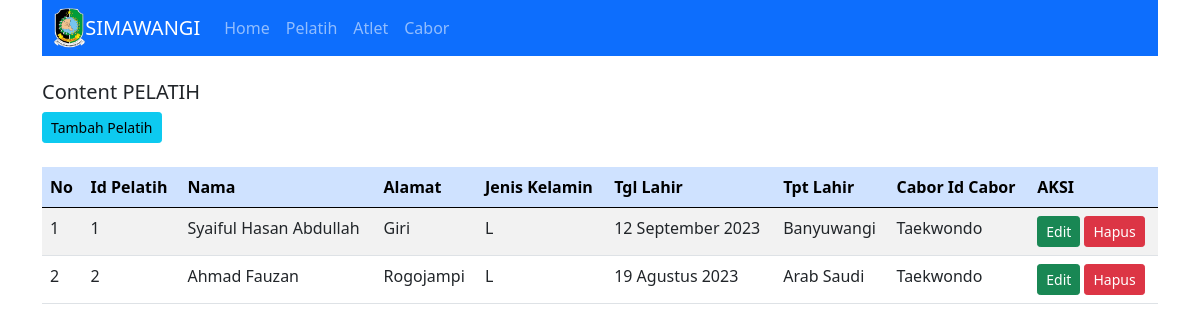
Screenshot of /index.php?target=pelatih with the database file from the repository.
### tables this page shows
CREATE TABLE `pelatih` (
  `id_pelatih` int(11) NOT NULL,
  `nama` varchar(45) NOT NULL,
  `alamat` varchar(100) NOT NULL,
  `jenis_kelamin` varchar(45) NOT NULL,
  `tgl_lahir` varchar(45) NOT NULL,
  `tpt_lahir` varchar(45) NOT NULL,
  `cabor_id_cabor` varchar(50) NOT NULL
);

### autoload.php (called while the page is built, shortened)
<?php
function autoload($class)
{
    $file = $class . ".php";
}
?>

### master/Menu.php (called while the page is built, shortened)
<?php
class Menu
{
    public function topMenu()
    {
        $base = "http://localhost/OOP_UTS/index.php?target=";
        $data = [
            ['Text' => 'Home', 'Link' => $base . 'home'],
            ['Text' => 'Pelatih', 'Link' => $base . 'pelatih'],
            ['Text' => 'Atlet', 'Link' => $base . 'tb_atlet'],
            ['Text' => 'Cabor', 'Link' => $base . 'cabor']
        ];
        return $data;
    }
}

### config/Database.php (called while the page is built)
<?php
$dataKoneksi = [
  'host' => 'localhost',
  'user' => 'root',
  'password' => '',
  'dbname' => 'ooputs'
];
?>

### config/Query_builder.php (called while the page is built, shortened)
<?php
class Query_builder implements Query
{
    private $v_db, $v_table, $v_select, $v_join, $v_where, $v_order_by, $v_query,
        $v_insert, $v_update, $v_delete;
    public function __construct($dataKoneksi)
    {
        $this->v_db = new \mysqli($dataKoneksi['host'], $dataKoneksi['user'], $dataKoneksi['password'],
            $dataKoneksi['dbname']);
    }
    public function table($table)
    {
        $this->v_table = $table;
        return $this;
    }
    public function get()
    {
        $this->v_query = "SELECT ";
        if (!empty($this->v_select)) {
            $this->v_query .= $this->v_select . " ";
        } else {
            $this->v_query .= " * ";
        }
        $this->v_query .= " FROM " . $this->v_table . " ";
        return $this;
    }
    public function resultArray()
    {
        $data = $this->v_db->query($this->v_query);
        $rows = array();
        while ($row = $data->fetch_array()) {
            $rows[] = $row;
        }
        return $rows;
    }
}

### master/Pelatih.php (the view, shortened to what this page needs)
<?php
class Pelatih
{
    private $db;
    public function __construct($con)
    {
        $this->db = new Query_builder($con);
    }
    public function index()
    {
        $data = $this->db->table('pelatih')->get()->resultArray();
        $res = '<a href="?target=pelatih&act=tambah_pelatih" class="btn btn-info btn-sm">Tambah Pelatih</a><br><br>
            <div class="table-responsive">
                <table class="table table-striped">
                    <thead class="table-primary">
                        <tr>
                            <th>No</th>
                            <th>Id Pelatih</th>
                            <th>Nama</th>
                            <th>Alamat</th>
                            <th>Jenis Kelamin</th>
                            <th>Tgl Lahir</th>
                            <th>Tpt Lahir</th>
                            <th>Cabor Id Cabor</th>
                            <th>AKSI</th>
                        </tr>
                    </thead>
                    <tbody>';
        $no = 1;
        foreach ($data as $r) {
            $res .= '<tr>
                        <td>' . $no . '</td>
                        <td>' . $r['id_pelatih'] . '</td>
                        <td>' . $r['nama'] . '</td>
                        <td>' . $r['alamat'] . '</td>
                        <td>' . $r['jenis_kelamin'] . '</td>
                        <td>' . $r['tgl_lahir'] . '</td>
                        <td>' . $r['tpt_lahir'] . '</td>
                        <td>' . $r['cabor_id_cabor'] . '</td>
                        <td>
                            <a href="?target=pelatih&act=edit_pelatih&id=' . $r['id_pelatih'] . '" class="btn btn-success btn-sm">Edit</a>
                            <a href="?target=pelatih&act=delete_pelatih&id=' . $r['id_pelatih'] . '" class="btn btn-danger btn-sm">Hapus</a>
                        </td>
                    </tr>';
            $no++;
        }
        $res .= '</tbody></table></div>';
        return $res;
    }
}

### index.php (shortened to what this page needs)
<?php
include('autoload.php');
include('Config/Database.php');
$menu = new Menu();
$pelatih = new Pelatih($dataKoneksi);
$target = @$_GET['target'];
$act = @$_GET['act'];
?>
<!DOCTYPE html>
<html lang="en">
<head>
    <link rel="stylesheet" href="assters/boostrap/css/bootstrap.css">
</head>
<body>
    <div class="container">
        <nav class="navbar navbar-expand-lg navbar-dark bg-primary">
            <div class="container-fluid">
            <img src="logo.png" alt="Logo" height="40" class="d-inline-block align-text-top">
                <a class="navbar-brand" href="#">SIMAWANGI</a>
                <div class="collapse navbar-collapse" id="MyMenu">
                    <ul class="navbar-nav me-auto mb-2 mb-lg-0">
                        <?php
                        foreach ($menu->topMenu() as $r) {
                        ?>
                        <li class="nav-item">
                            <a href="<?php echo $r['Link']; ?>" class="nav-link">
                                <?php echo $r['Text']; ?>
                            </a>
                        </li>
                        <?php
                        }
                        ?>
                    </ul>
                </div>
            </div>
        </nav>
        <br>
        <div class="content">
            <h5>Content <?php echo strtoupper($target); ?></h5>
            <?php
            if (!isset($target) or $target == "home") {
                echo "Hai, Selamat datang di beranda";
            } elseif ($target == "pelatih") {
                if ($act == "tambah_pelatih") {
                    echo $pelatih->tambah();
                } elseif ($act == "edit_pelatih") {
                    $id = $_GET['id'];
                    echo $pelatih->edit($id);
                } else {
                    echo $pelatih->index();
                }
            } else {
                echo "Page 404 Not found";
            }
            ?>
        </div>
    </div>
</body>
</html>

### rows the page displays
pelatih: id_pelatih "1", nama "Syaiful Hasan Abdullah", alamat "Giri", jenis_kelamin "L", tgl_lahir "12 September 2023", tpt_lahir "Banyuwangi", cabor_id_cabor "Taekwondo"
pelatih: id_pelatih "2", nama "Ahmad Fauzan", alamat "Rogojampi", jenis_kelamin "L", tgl_lahir "19 Agustus 2023", tpt_lahir "Arab Saudi", cabor_id_cabor "Taekwondo"

### other values shown
$r['Text'] "Home"
$r['Text'] "Pelatih"
$r['Text'] "Atlet"
$r['Text'] "Cabor"
$target "PELATIH"
